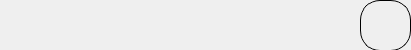
<?xml version="1.0" encoding="UTF-8"?>
<ui version="4.0">
 <class>send</class>
 <widget class="QWidget" name="send">
  <property name="geometry">
   <rect>
    <x>0</x>
    <y>0</y>
    <width>411</width>
    <height>50</height>
   </rect>
  </property>
  <property name="windowTitle">
   <string>Form</string>
  </property>
  <widget class="QTextBrowser" name="textBrowser">
   <property name="geometry">
    <rect>
     <x>0</x>
     <y>20</y>
     <width>351</width>
     <height>30</height>
    </rect>
   </property>
   <property name="styleSheet">
    <string notr="true">background-color: rgb(255, 255, 255,0);
border-color: rgb(255, 255, 255,0);
background:transparent;
border-width:0;
border-style:outset;</string>
   </property>
  </widget>
  <widget class="QLabel" name="label">
   <property name="geometry">
    <rect>
     <x>60</x>
     <y>0</y>
     <width>301</width>
     <height>16</height>
    </rect>
   </property>
   <property name="text">
    <string/>
   </property>
  </widget>
  <widget class="QPushButton" name="pushButton">
   <property name="geometry">
    <rect>
     <x>360</x>
     <y>0</y>
     <width>51</width>
     <height>51</height>
    </rect>
   </property>
   <property name="styleSheet">
    <string notr="true">border-image:url(dark.jpg);
border-radius:20px;
border:1px solid#000000;</string>
   </property>
   <property name="text">
    <string/>
   </property>
  </widget>
 </widget>
 <resources/>
 <connections/>
</ui>
